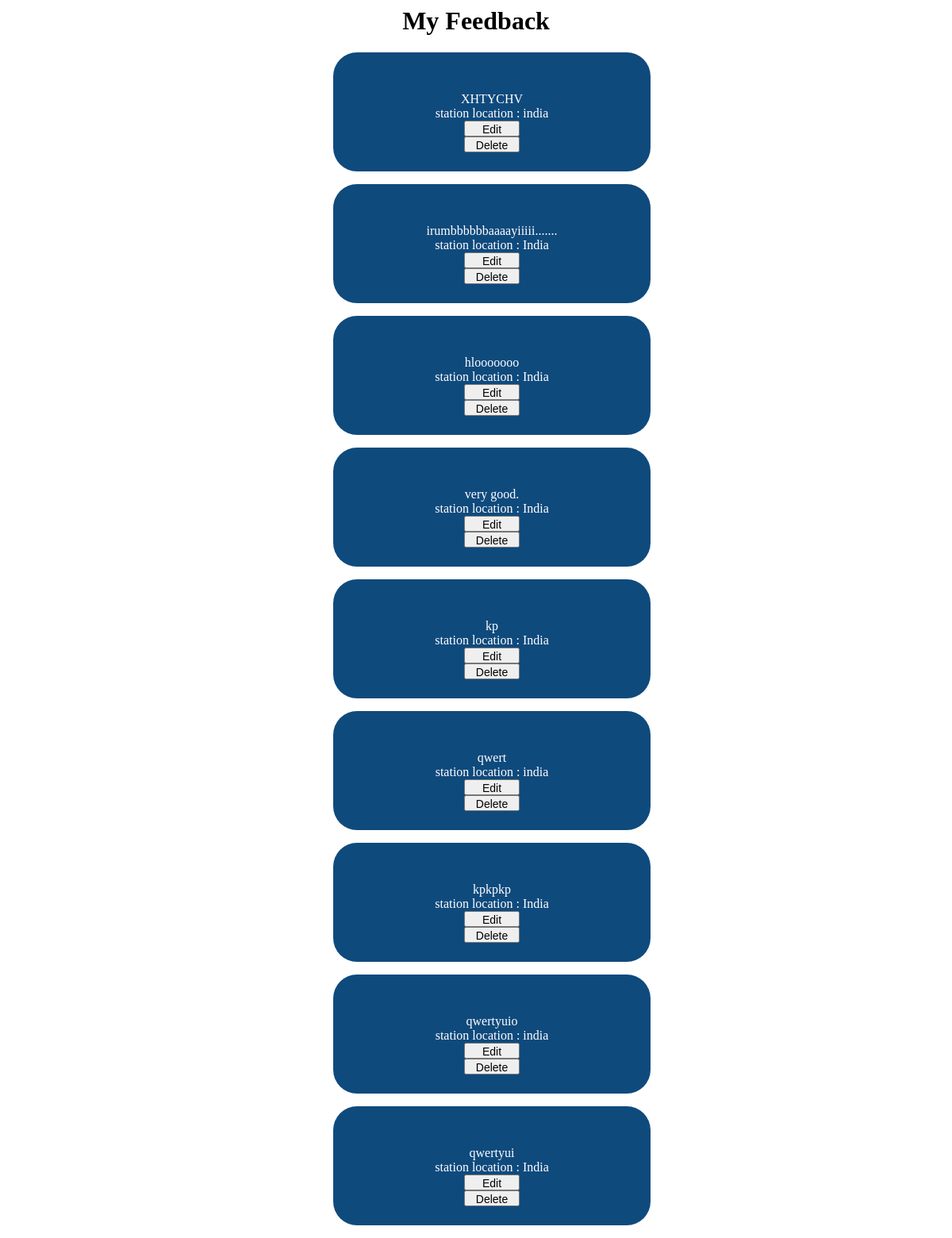
Before: /user_feedback/ (signed in) with the older database file.
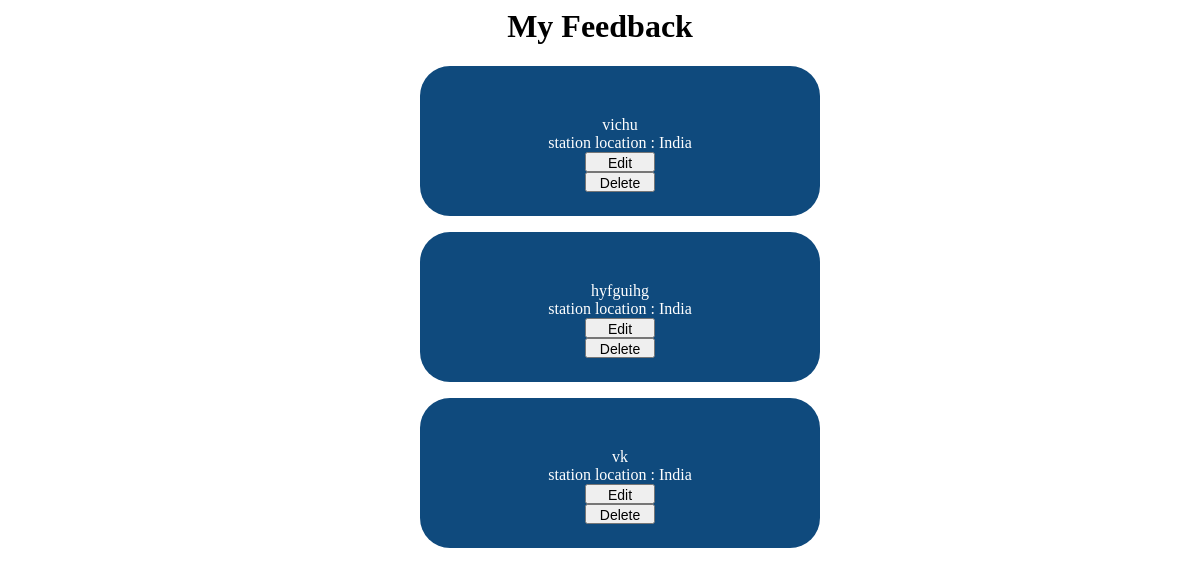
After: the same page with the newer database file.
### app/models.py (models this page shows)
class feedback(models.Model):
    login_id = models.ForeignKey(Login,on_delete=models.CASCADE)
    feedback = models.TextField(blank=True,null=True)
    station_id = models.ForeignKey(Station,on_delete=models.CASCADE)
    current_date = models.DateField(auto_now_add=True)

class Station(models.Model):
    state=models.CharField(max_length=60)
    district=models.CharField(max_length=60)
    city=models.CharField(max_length=60)
    location=models.CharField(max_length=60)
    fare=models.CharField(max_length=60, null=True, blank=True)
    login_id=models.ForeignKey(Login,on_delete=models.CASCADE)

### app/views.py (the view)
# urls.py: path('user_feedback/', views.user_feedback, name='user_feedback'),
def user_feedback(request):
    user_id = request.session.get('user_id')
    a=get_object_or_404(Login,id=user_id)
    feedback_entries = feedback.objects.filter(login_id=a)
    return render(request, 'user_feedback.html', {'feedback_entries': feedback_entries})

### app/templates/user_feedback.html (shortened to what this page needs)
<html>
<head>
</head>
<body>
    <center>
        <h1>My Feedback</h1>
        {% for feedback in feedback_entries %}
        <ul style="list-style: none;">
            <div >
                <li >{{ feedback.feedback }} <br> station location : {{ feedback.station_id.location }}</li>
                <li>
                    <a href="{% url 'edit_feedback' feedback.id %}">
                        <button style="width: 70px; height: 20px; font-size: 14px;">Edit</button>
                    </a>
                </li>
                <li>
                    <a href="{% url 'delete_feedback' feedback.id %}">
                        <button style="width: 70px; height: 20px; font-size: 14px;">Delete</button>
                    </a>
                </li>
            </div>
        </ul>
        {% endfor %}
    </center>
</body>
</html>

Changed rows visible on the page:
removed feedback: feedback "XHTYCHV", station_id.location "india"
removed feedback: feedback "irumbbbbbbaaaayiiiii.......", station_id.location "India"
removed feedback: feedback "hlooooooo", station_id.location "India"
removed feedback: feedback "very good.", station_id.location "India"
removed feedback: feedback "kp", station_id.location "India"
removed feedback: feedback "qwert", station_id.location "india"
removed feedback: feedback "kpkpkp", station_id.location "India"
removed feedback: feedback "qwertyuio", station_id.location "india"
removed feedback: feedback "qwertyui", station_id.location "India"
added feedback: feedback "vichu", station_id.location "India"
added feedback: feedback "hyfguihg", station_id.location "India"
added feedback: feedback "vk", station_id.location "India"
